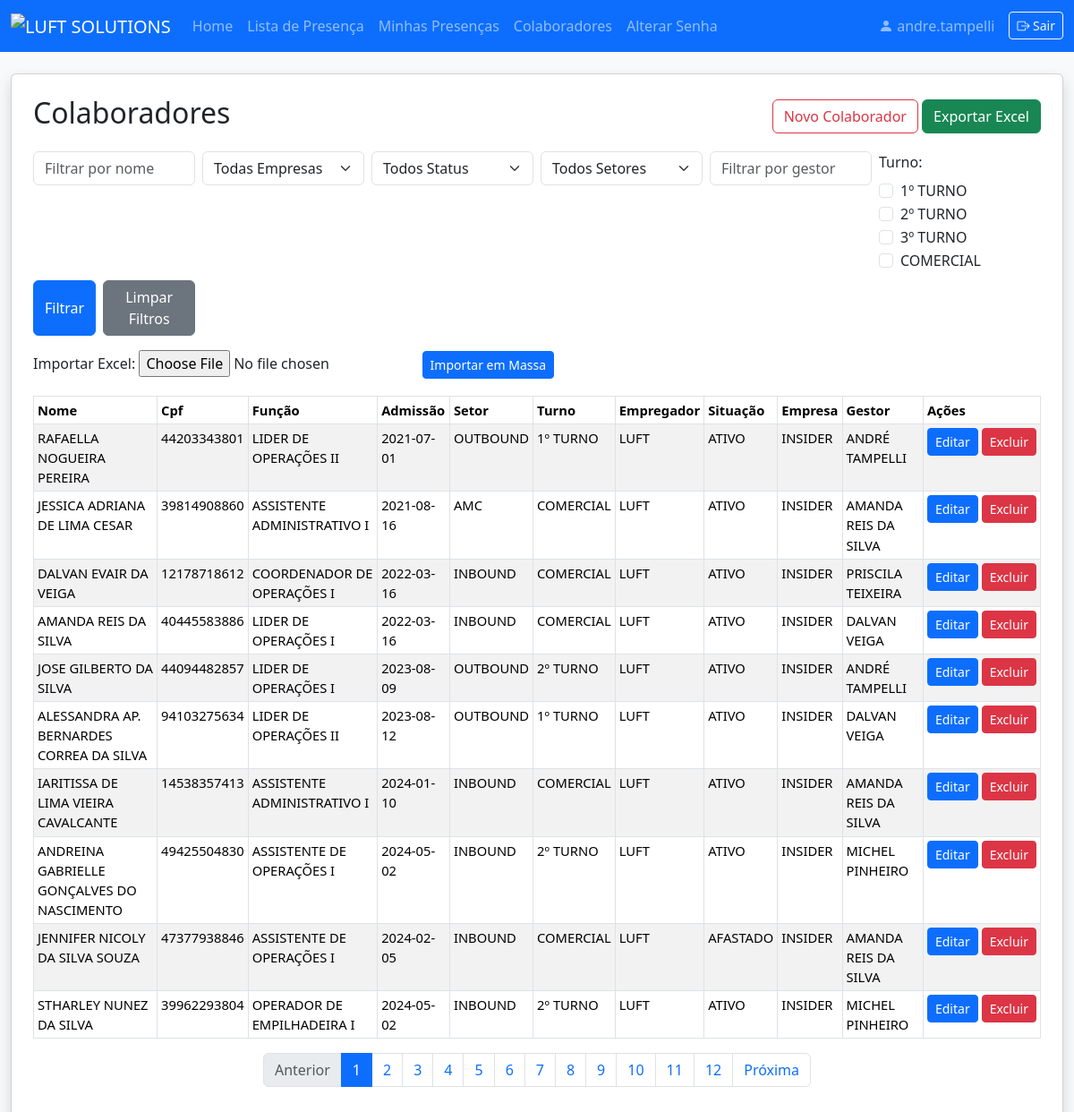
/colaboradores (signed in), run on the app's committed database.
### models.py (models this page shows)
class User(db.Model):
    id = db.Column(db.Integer, primary_key=True)
    nome_completo = db.Column(db.String(150), nullable=False)
    username = db.Column(db.String(80), unique=True, nullable=False)
    password = db.Column(db.String(200), nullable=False)
    role = db.Column(db.String(20), nullable=False, default='lider')
    empresa_id = db.Column(db.Integer, db.ForeignKey('empresa.id'))
    setor_id = db.Column(db.Integer, db.ForeignKey('setor.id'))
    empresas = db.relationship('Empresa', secondary=user_empresas, backref='usuarios')
    empresa = db.relationship('Empresa')
    setor = db.relationship('Setor')
    precisa_trocar_senha = db.Column(db.Boolean, default=True)

class Colaborador(db.Model):
    id = db.Column(db.Integer, primary_key=True)
    nome = db.Column(db.String(150), nullable=False)
    cpf = db.Column(db.String(14), unique=True, nullable=False)
    funcao = db.Column(db.String(100))
    admissao = db.Column(db.String(30), nullable=False)
    setor_id = db.Column(db.Integer, db.ForeignKey('setor.id'))
    empresa_id = db.Column(db.Integer, db.ForeignKey('empresa.id'))
    turno = db.Column(db.String(30))
    empregador = db.Column(db.String(150))
    situacao = db.Column(db.String(50))
    gestor = db.Column(db.String(150))
    setor = db.relationship('Setor')
    empresa = db.relationship('Empresa')

class Setor(db.Model):
    id = db.Column(db.Integer, primary_key=True)
    nome = db.Column(db.String(100), unique=True, nullable=False)

class Empresa(db.Model):
    id = db.Column(db.Integer, primary_key=True)
    nome = db.Column(db.String(100), unique=True, nullable=False)

### app.py (the view)
@app.route('/colaboradores', methods=['GET'])
@login_required
def colaboradores():
    if not has_permission(g.user, 'can_access_colaboradores'):
        flash('Sem acesso. Entre em contato: analiseoperacional.extrema@luftsolutions.com.br')
        return redirect(url_for('index'))
    turnos = ['1º TURNO', '2º TURNO', 'COMERCIAL', '3º TURNO']
    status_list = ['ATIVO', 'INATIVO']
    filtro_nome = request.args.get('filtro_nome', '')
    filtro_empresa = request.args.get('filtro_empresa', '')
    filtro_status = request.args.get('filtro_status', '')
    filtro_setor = request.args.get('filtro_setor', '')
    filtro_gestor = request.args.get('filtro_gestor', '')
    filtro_turno = request.args.getlist('filtro_turno')
    query = Colaborador.query
    if filtro_nome:
        query = query.filter(Colaborador.nome.ilike(f'%{filtro_nome}%'))
    if filtro_empresa:
        query = query.filter(Colaborador.empresa_id == int(filtro_empresa))
    if filtro_status:
        query = query.filter(Colaborador.situacao.ilike(f'%{filtro_status}%'))
    if filtro_setor:
        query = query.filter(Colaborador.setor_id == int(filtro_setor))
    if filtro_gestor:
        query = query.filter(Colaborador.gestor.ilike(f'%{filtro_gestor}%'))
    if filtro_turno:
        query = query.filter(Colaborador.turno.in_(filtro_turno))
    colaboradores = query.all()
    empresas = Empresa.query.order_by(Empresa.nome).all()
    setores = Setor.query.order_by(Setor.nome).all()
    gestores = [g[0] for g in db.session.query(Colaborador.gestor).filter(Colaborador.gestor != None).distinct().order_by(Colaborador.gestor).all()]
    return render_template(
        'colaboradores.html',
        user=g.user,
        colaboradores=colaboradores,
        empresas=empresas,
        setores=setores,
        filtro_nome=filtro_nome,
        filtro_empresa=filtro_empresa,
        filtro_status=filtro_status,
        filtro_setor=filtro_setor,
        filtro_gestor=filtro_gestor,
        filtro_turno=filtro_turno,
        status_list=status_list,
        gestores=gestores
    )

### app.py (called while the page is built)
@app.after_request
def add_no_cache_headers(response):
    response.headers['Cache-Control'] = 'no-store, no-cache, must-revalidate, private'
    response.headers['Pragma'] = 'no-cache'
    response.headers['Expires'] = '0'
    return response

@app.before_request
def load_logged_in_user():
    user_id = session.get('user_id')
    g.user = None
    if user_id is not None:
        g.user = User.query.get(user_id)
    public_routes = ['login', 'static', 'home']
    if not g.user and request.endpoint not in public_routes:
        flash('Faça login para acessar esta página.')
        return redirect(url_for('login', next=request.url))

def login_required(f):
    @wraps(f)
    def decorated_function(*args, **kwargs):
        if g.user is None:
            flash('Faça login para acessar esta página.')
            return redirect(url_for('login', next=request.url))
        return f(*args, **kwargs)
    return decorated_function

def has_permission(user, perm_field):
    if not user:
        return False
    if user.username == MASTER_USER:
        return True
    perm = Permission.query.filter_by(role=user.role).first()
    return getattr(perm, perm_field, False) if perm else False

### templates/colaboradores.html (shortened to what this page needs)
<!DOCTYPE html>
<html lang="pt-br">
<head>
    <link href="https://cdn.jsdelivr.net/npm/bootstrap@5.3.3/dist/css/bootstrap.min.css" rel="stylesheet">
    <link rel="stylesheet" href="https://cdn.jsdelivr.net/npm/bootstrap-icons@1.11.3/font/bootstrap-icons.min.css">
</head>
<body class="bg-light">
    {% extends "navbar.html" %}
    {% block content %}
    {% set filtro_turno = request.args.getlist('filtro_turno') %}
    <div class="card shadow p-4 mb-4">
        <div class="d-flex justify-content-between align-items-center mb-3">
            <h2>Colaboradores</h2>
            <div>
                <button class="btn btn-outline-danger" data-bs-toggle="modal" data-bs-target="#modalColaborador">Novo Colaborador</button>
            <a href="{{ url_for('export_colaboradores',
                filtro_nome=filtro_nome,
                filtro_empresa=filtro_empresa,
                filtro_status=filtro_status,
                filtro_setor=filtro_setor,
                filtro_gestor=filtro_gestor
            ) }}{% for t in filtro_turno %}&filtro_turno={{ t }}{% endfor %}" class="btn btn-success">Exportar Excel</a>
            </div>
        </div>
        <form class="row g-2 mb-3" method="get" autocomplete="off">
            <div class="col-md-2">
                <input type="text" name="filtro_nome" class="form-control" placeholder="Filtrar por nome" value="{{ filtro_nome }}" autocomplete="off">
            </div>
            <div class="col-md-2">
                <select name="filtro_empresa" class="form-select">
                    <option value="">Todas Empresas</option>
                </select>
            </div>
            <div class="col-md-2">
                <select name="filtro_status" class="form-select">
                    <option value="">Todos Status</option>
                </select>
            </div>
            <div class="col-md-2">
                <select name="filtro_setor" class="form-select">
                    <option value="">Todos Setores</option>
                </select>
            </div>
            <div class="col-md-2">
                <input type="text" name="filtro_gestor" class="form-control" placeholder="Filtrar por gestor" value="{{ filtro_gestor }}" list="gestoresList" autocomplete="off">
            </div>
            <div class="col-md-2">
                <label class="form-label d-block">Turno:</label>
                {% set turnos_list = ['1º TURNO', '2º TURNO', '3º TURNO', 'COMERCIAL'] %}
                {% for turno in turnos_list %}
                    <div class="form-check form-check-inline">
                        <input class="form-check-input" type="checkbox" name="filtro_turno" value="{{ turno }}"
                            id="turno_{{ loop.index }}"
                            {% if filtro_turno and turno in filtro_turno %}checked{% endif %}>
                        <label class="form-check-label" for="turno_{{ loop.index }}">{{ turno }}</label>
                    </div>
                {% endfor %}
            </div>
            <div class="col-md-2 d-flex gap-2">
                <button class="btn btn-primary" type="submit">Filtrar</button>
                <a href="{{ url_for('colaboradores') }}" class="btn btn-secondary">Limpar Filtros</a>
            </div>
        </form>
        <form method="POST" action="{{ url_for('upload_colaboradores') }}" enctype="multipart/form-data" class="mb-3">
            <label class="form-label">Importar Excel:</label>
            <input type="file" name="file" accept=".xlsx,.xls" required>
            <button type="submit" class="btn btn-primary btn-sm">Importar em Massa</button>
        </form>
        <div class="table-responsive">
            <table class="table table-striped table-bordered table-sm" id="tabelaColaboradores" style="font-size: 0.92rem;">
                <thead>
                    <tr>
                        <th>Nome</th>
                        <th>Cpf</th>
                        <th>Função</th>
                        <th>Admissão</th>
                        <th>Setor</th>
                        <th>Turno</th>
                        <th>Empregador</th>
                        <th>Situação</th>
                        <th>Empresa</th>
                        <th>Gestor</th>
                        <th>Ações</th>
                    </tr>
                </thead>
                <tbody>
                    {% for c in colaboradores %}
                    <tr>
                        <td>{{ c.nome }}</td>
                        <td>{{ c.cpf }}</td>
                        <td>{{ c.funcao }}</td>
                        <td>{{ c.admissao }}</td>
                        <td>{{ c.setor.nome if c.setor else '' }}</td>
                        <td>{{ c.turno }}</td>
                        <td>{{ c.empregador }}</td>
                        <td>{{ c.situacao }}</td>
                        <td>{{ c.empresa.nome if c.empresa else '' }}</td>
                        <td>{{ c.gestor }}</td>
                        <td>
                            <div class="d-flex gap-1">
                                <a href="{{ url_for('edit_colaborador', colaborador_id=c.id) }}" class="btn btn-sm btn-primary px-2 py-1">Editar</a>
                                <a href="{{ url_for('delete_colaborador', colaborador_id=c.id) }}" class="btn btn-sm btn-danger px-2 py-1" onclick="return confirm('Tem certeza que deseja excluir?')">Excluir</a>
                            </div>
                        </td>
                    </tr>
                    {% endfor %}
                </tbody>
            </table>
        </div>
        <nav>
          <ul class="pagination justify-content-center" id="paginationColaboradores"></ul>
        </nav>
    </div>
    {% endblock %}

### templates/navbar.html (shortened to what this page needs)
<!DOCTYPE html>
<html lang="pt-br">
<head>
  <link href="https://cdn.jsdelivr.net/npm/bootstrap@5.3.3/dist/css/bootstrap.min.css" rel="stylesheet">
  <link rel="stylesheet" href="https://cdn.jsdelivr.net/npm/bootstrap-icons@1.11.3/font/bootstrap-icons.min.css">
</head>
<body class="bg-light">
  <nav class="navbar navbar-expand-lg navbar-dark bg-primary">
    <div class="container-fluid">
      <a class="navbar-brand" href="#">
        <img src="https://i.postimg.cc/hPGVrc5f/LUFT-SOLUTIONS.webp" alt="LUFT SOLUTIONS" style="height:48px;">
      </a>
      <div class="collapse navbar-collapse" id="mainNavbar">
        <ul class="navbar-nav me-auto mb-2 mb-lg-0">
          {% if user and has_permission(user, 'can_access_index') %}
          <li class="nav-item">
            <a class="nav-link" href="{{ url_for('index') }}">Home</a>
          </li>
          {% endif %}
          {% if user and has_permission(user, 'can_access_lista_presenca') %}
          <li class="nav-item">
            <a class="nav-link" href="{{ url_for('lista_presenca') }}">Lista de Presença</a>
          </li>
          <li class="nav-item">
            <a class="nav-link" href="{{ url_for('minhas_presencas') }}">Minhas Presenças</a>
          </li>
          {% endif %}
          {% if user and has_permission(user, 'can_access_colaboradores') %}
          <li class="nav-item">
            <a class="nav-link" href="{{ url_for('colaboradores') }}">Colaboradores</a>
          </li>
          {% endif %}
          {% if user %}
          <li class="nav-item">
              <a class="nav-link" href="{{ url_for('alterar_senha') }}">Alterar Senha</a>
          </li>
          {% endif %}
        </ul>
        {% if user %}
        <div class="d-flex align-items-center">
          <span class="navbar-text me-3">
            <i class="bi bi-person-fill"></i> {{ user.username }}
          </span>
          <a href="{{ url_for('logout') }}" class="btn btn-outline-light btn-sm" title="Sair">
            <i class="bi bi-box-arrow-right"></i> Sair
          </a>
        </div>
        {% endif %}
      </div>
    </div>
  </nav>
  <div class="container-fluid" style="padding-top: 24px;">
    {% block content %}{% endblock %}
  </div>
</body>
</html>

### data on the page
User: username "andre.tampelli"
Colaborador: nome "RAFAELLA NOGUEIRA PEREIRA", cpf "44203343801", funcao "LIDER DE OPERAÇÕES II", admissao "2021-07-01", setor "OUTBOUND", turno "1º TURNO", empregador "LUFT", situacao "ATIVO", empresa "INSIDER", gestor "ANDRÉ TAMPELLI"
Colaborador: nome "JESSICA ADRIANA DE LIMA CESAR", cpf "39814908860", funcao "ASSISTENTE ADMINISTRATIVO I", admissao "2021-08-16", setor "AMC", turno "COMERCIAL", empregador "LUFT", situacao "ATIVO", empresa "INSIDER", gestor "AMANDA REIS DA SILVA"
Colaborador: nome "DALVAN EVAIR DA VEIGA", cpf "12178718612", funcao "COORDENADOR DE OPERAÇÕES I", admissao "2022-03-16", setor "INBOUND", turno "COMERCIAL", empregador "LUFT", situacao "ATIVO", empresa "INSIDER", gestor "PRISCILA TEIXEIRA"
Colaborador: nome "AMANDA REIS DA SILVA", cpf "40445583886", funcao "LIDER DE OPERAÇÕES I", admissao "2022-03-16", setor "INBOUND", turno "COMERCIAL", empregador "LUFT", situacao "ATIVO", empresa "INSIDER", gestor "DALVAN VEIGA"
Colaborador: nome "JOSE GILBERTO DA SILVA", cpf "44094482857", funcao "LIDER DE OPERAÇÕES I", admissao "2023-08-09", setor "OUTBOUND", turno "2º TURNO", empregador "LUFT", situacao "ATIVO", empresa "INSIDER", gestor "ANDRÉ TAMPELLI"
Colaborador: nome "ALESSANDRA AP. BERNARDES CORREA DA SILVA", cpf "94103275634", funcao "LIDER DE OPERAÇÕES II", admissao "2023-08-12", setor "OUTBOUND", turno "1º TURNO", empregador "LUFT", situacao "ATIVO", empresa "INSIDER", gestor "DALVAN VEIGA"
Colaborador: nome "IARITISSA DE LIMA VIEIRA CAVALCANTE", cpf "14538357413", funcao "ASSISTENTE ADMINISTRATIVO I", admissao "2024-01-10", setor "INBOUND", turno "COMERCIAL", empregador "LUFT", situacao "ATIVO", empresa "INSIDER", gestor "AMANDA REIS DA SILVA"
Colaborador: nome "ANDREINA GABRIELLE GONÇALVES DO NASCIMENTO", cpf "49425504830", funcao "ASSISTENTE DE OPERAÇÕES I", admissao "2024-05-02", setor "INBOUND", turno "2º TURNO", empregador "LUFT", situacao "ATIVO", empresa "INSIDER", gestor "MICHEL PINHEIRO"
Colaborador: nome "JENNIFER NICOLY DA SILVA SOUZA", cpf "47377938846", funcao "ASSISTENTE DE OPERAÇÕES I", admissao "2024-02-05", setor "INBOUND", turno "COMERCIAL", empregador "LUFT", situacao "AFASTADO", empresa "INSIDER", gestor "AMANDA REIS DA SILVA"
Colaborador: nome "STHARLEY NUNEZ DA SILVA", cpf "39962293804", funcao "OPERADOR DE EMPILHADEIRA I", admissao "2024-05-02", setor "INBOUND", turno "2º TURNO", empregador "LUFT", situacao "ATIVO", empresa "INSIDER", gestor "MICHEL PINHEIRO"

### other printed values
{{ turno }} "1º TURNO" "2º TURNO" "3º TURNO" "COMERCIAL"
